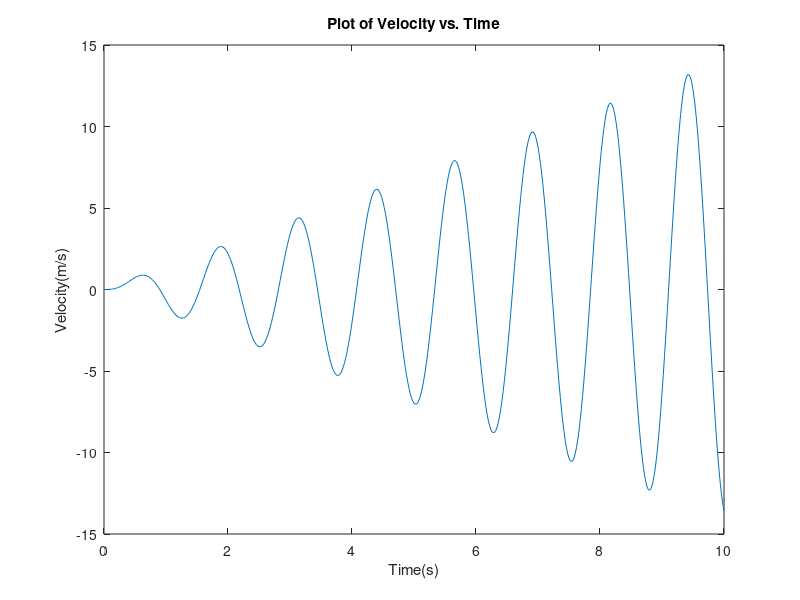

Write the MATLAB code that produced this figure.
%Accleration and velocity
%Create the function handle for the accelration

acc=@(t) 7*t.*sin(5*t);
count=1;
for t=0:0.02:10
    vel(count)=integral(acc,0,t);
    count=count+1;

end
%plot the velocity vs time
t=0:0.02:10;
plot(t,vel)
xlabel('Time(s)')
ylabel('Velocity(m/s)')
title('Plot of Velocity vs. Time')
%ho
